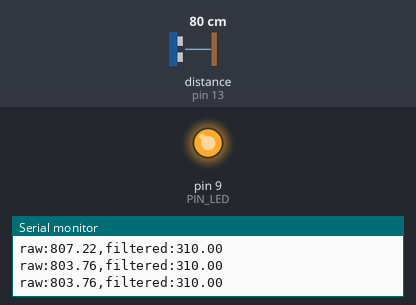
The sketch below on a simulated Arduino Uno, built with avr-gcc and run on an emulated ATmega328P. Parts: output pins drawn as LEDs (lit = HIGH), the last lines printed to the serial monitor. Wiring (inferred from the names in the program): ultrasonic range finder: trigger pin 12; echo pin 13. The test bench sets the inputs (shaded band); at power-on: distance to the obstacle (sensor on pin 13) 80 cm. The echo pulse lasts 58.3 µs per cm; pins used as bus, display or sensor lines are not drawn.

Above: at 1.2 s.
1.3 s: distance to the obstacle (sensor on pin 13) set to 9 cm
3.2 s: distance to the obstacle (sensor on pin 13) set to 18 cm
At 4.4 s:
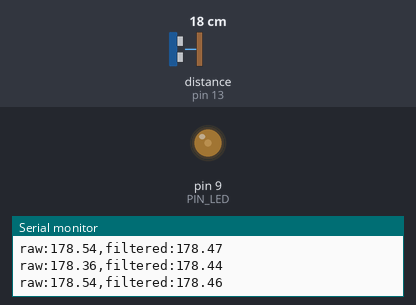
6.2 s: distance to the obstacle (sensor on pin 13) set to 2 cm
At 7.5 s:
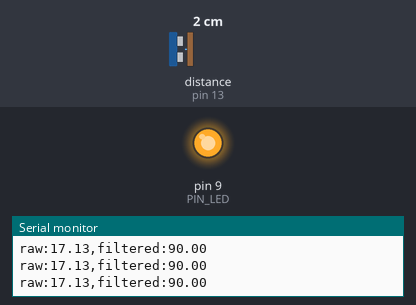
Timing chart, 0 to 9.2 s (numbered marks = the images above; inputs shaded):
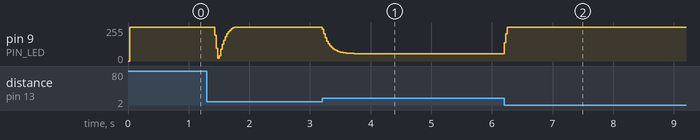

Measured:
- after the input at 3.2 s, pin 9 (PIN_LED): moves from 255/255 to 54/255 over 0.88 s, starting at once
- after the input at 6.2 s, pin 9 (PIN_LED): 54/255 → 255/255 at once

The sketch:

08_example_2.ino
```cpp
// Arduino pin assignment
#define PIN_LED  9
#define PIN_TRIG 12   // sonar sensor TRIGGER
#define PIN_ECHO 13   // sonar sensor ECHO

// configurable parameters
#define SND_VEL 346.0     // sound velocity at 24 celsius degree (unit: m/sec)
#define INTERVAL 25       // sampling interval (unit: msec)
#define PULSE_DURATION 10 // ultra-sound Pulse Duration (unit: usec)
#define _DIST_MIN 100.0   // minimum distance to be measured (unit: mm)
#define _DIST_MAX 300.0   // maximum distance to be measured (unit: mm)

#define TIMEOUT ((INTERVAL / 2) * 1000.0) // maximum echo waiting time (unit: usec)
#define SCALE (0.001 * 0.5 * SND_VEL)     // coefficient to convert duration to distance
#define ALPHA 0.05

unsigned long last_sampling_time = 0;   // unit: msec

float smoothDist = 200.0;
#define ALPHA 0.2

float exponentialMA(float newVal) {
  smoothDist = ALPHA * newVal + (1 - ALPHA) * smoothDist;
  return smoothDist;
}

void setup() {
  pinMode(PIN_LED, OUTPUT);
  pinMode(PIN_TRIG, OUTPUT);  // sonar TRIGGER
  pinMode(PIN_ECHO, INPUT);   // sonar ECHO
  digitalWrite(PIN_TRIG, LOW);  // turn-off Sonar

  Serial.begin(57600);
}

void loop() {
  float distance;

  if (millis() < (last_sampling_time + INTERVAL))
    return;

  float rawDist = USS_measure(PIN_TRIG, PIN_ECHO);
  distance = exponentialMA(rawDist);

  if ((distance == 0.0) || (distance > _DIST_MAX)) {
      distance = _DIST_MAX + 10.0;
      analogWrite(PIN_LED, 255);  // OFF
  } else if (distance < _DIST_MIN) {
      distance = _DIST_MIN - 10.0;
      analogWrite(PIN_LED, 255);  // OFF
  } else {
    if (distance <= 200) {
      analogWrite(PIN_LED, (int)(2.55 * (200 - distance)));
    } else {
      analogWrite(PIN_LED, (int)(255 - 2.55 * (300 - distance)));
    }
  }

  // 시리얼 출력
  Serial.print("raw:");       Serial.print(rawDist);
  Serial.print(",filtered:"); Serial.print(distance);
  Serial.println("");

  last_sampling_time += INTERVAL;
}

// get a distance reading from USS. return value is in millimeter.
float USS_measure(int TRIG, int ECHO)
{
  digitalWrite(TRIG, HIGH);
  delayMicroseconds(PULSE_DURATION);
  digitalWrite(TRIG, LOW);

  return pulseIn(ECHO, HIGH, TIMEOUT) * SCALE; // unit: mm
}
```
